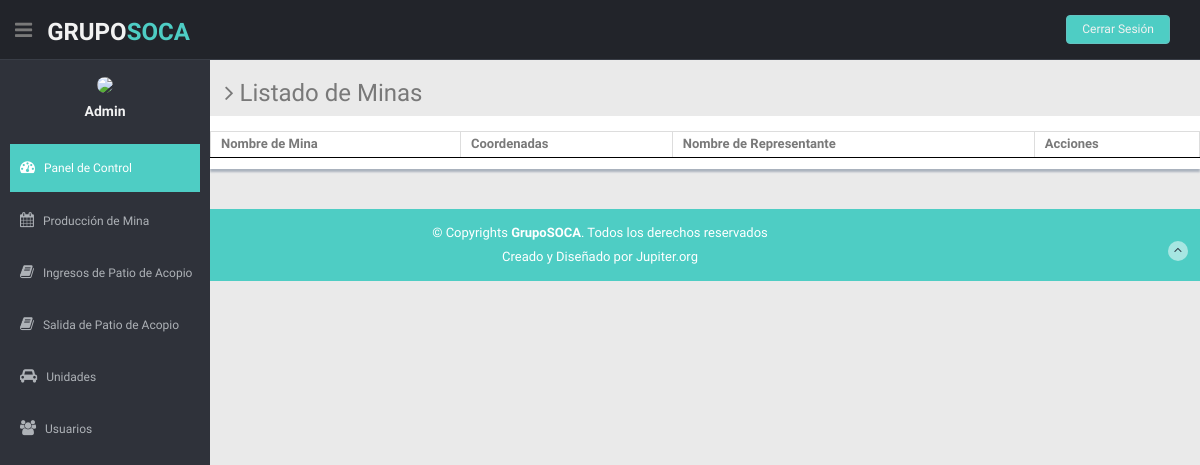
The page /Admin/listar_minas.php on the database as committed earlier.
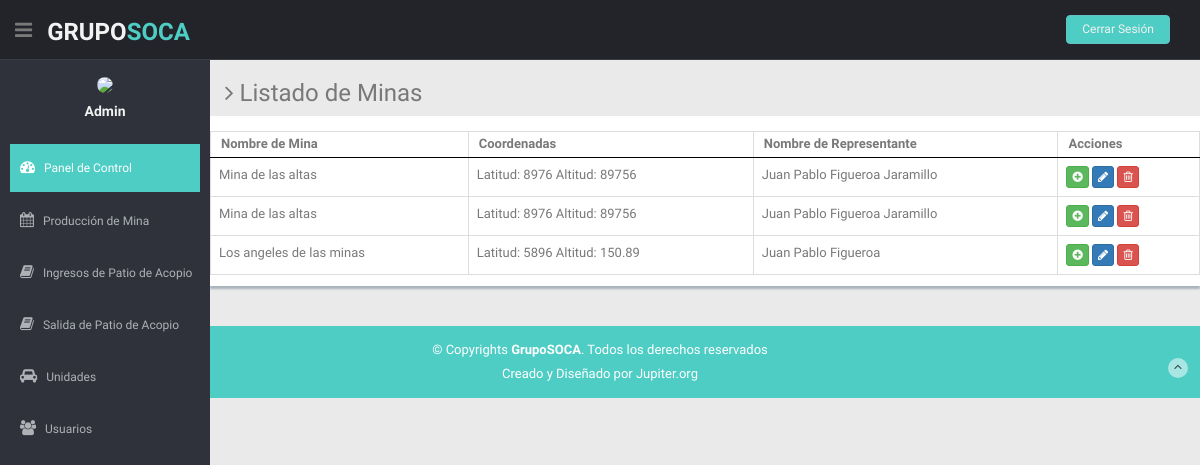
The same page on the database as committed later.
### tables this page shows
CREATE TABLE `minas` (
  `id` int(11) NOT NULL,
  `nombre` varchar(75) NOT NULL,
  `localidad` varchar(75) NOT NULL,
  `km_patio` varchar(75) NOT NULL,
  `no_titulo` varchar(75) NOT NULL,
  `vigencia_concesion` varchar(75) NOT NULL,
  `coordenadas` varchar(75) NOT NULL,
  `concesionarios` varchar(150) NOT NULL,
  `estudios` varchar(40) NOT NULL,
  `pagos` varchar(50) NOT NULL,
  `propiedad` varchar(50) NOT NULL,
  `propiedad_peque` varchar(50) NOT NULL,
  `ejido` varchar(50) NOT NULL,
  `carretera` varchar(5) NOT NULL,
  `terraceria` varchar(10) DEFAULT NULL,
  `estado` varchar(20) DEFAULT NULL,
  `herradura` varchar(50) DEFAULT NULL,
  `caminata` varchar(50) DEFAULT NULL,
  `veta` varchar(5) NOT NULL,
  `largo_veta` varchar(10) DEFAULT NULL,
  `ancho_veta` varchar(10) DEFAULT NULL,
  `alto_veta` varchar(10) DEFAULT NULL,
  `cuerpo` varchar(5) NOT NULL,
  `largo_cuerpo` varchar(10) DEFAULT NULL,
  `ancho_cuerpo` varchar(10) DEFAULT NULL,
  `alto_cuerpo` varchar(10) DEFAULT NULL,
  `otro_dimen` varchar(50) DEFAULT NULL,
  `minado_cielo` varchar(5) NOT NULL,
  `minado_sub` varchar(5) NOT NULL,
  `otro_minado` varchar(50) DEFAULT NULL,
  `material` varchar(50) NOT NULL,
  `prod_mensual` varchar(10) NOT NULL,
  `presen_material` varchar(40) NOT NULL,
  `triturado` varchar(40) NOT NULL,
  `breña` varchar(40) NOT NULL,
  `otro_presen` varchar(40) DEFAULT NULL,
  `laboratorio` varchar(75) NOT NULL,
  `metodologia` varchar(75) NOT NULL,
  `explotacion` varchar(5) NOT NULL,
  `transito` varchar(5) NOT NULL,
  `nombre_minero` varchar(50) NOT NULL,
  `tel_minero` varchar(10) NOT NULL,
  `email_minero` varchar(100) NOT NULL,
  `nombre_representante` varchar(50) NOT NULL,
  `nombre_empresa` varchar(50) NOT NULL,
  `expectativas` varchar(5) NOT NULL,
  `comentarios` varchar(100) NOT NULL,
  `creado` timestamp NOT NULL DEFAULT current_timestamp()
);

### Admin/listar_minas.php (the view, shortened to what this page needs)
<?php
 include 'php/conexion.php';
?>
<!DOCTYPE html>
<html lang="en">
<head>
  <link href="lib/bootstrap/css/bootstrap.min.css" rel="stylesheet">
  <link href="lib/font-awesome/css/font-awesome.css" rel="stylesheet" />
  <link href="lib/advanced-datatable/css/demo_page.css" rel="stylesheet" />
  <link href="lib/advanced-datatable/css/demo_table.css" rel="stylesheet" />
  <link rel="stylesheet" href="lib/advanced-datatable/css/DT_bootstrap.css" />
  <link href="css/style.css" rel="stylesheet">
  <link href="css/style-responsive.css" rel="stylesheet">
</head>
<body>
  <section id="container">
    <header class="header black-bg">
      <div class="sidebar-toggle-box">
        <div class="fa fa-bars tooltips" data-placement="right" data-original-title="Toggle Navigation"></div>
      </div>
      <a href="index.html" class="logo"><b>Grupo<span>SOCA</span></b></a>
      <div class="top-menu">
        <ul class="nav pull-right top-menu">
          <li><a class="logout" href="login.html">Cerrar Sesión</a></li>
        </ul>
      </div>
    </header>
    <aside>
      <div id="sidebar" class="nav-collapse ">
        <ul class="sidebar-menu" id="nav-accordion">
          <p class="centered"><a href="profile.html"><img src="img/favicon.ico" class="img-circle" width="80"></a></p>
          <h5 class="centered">Admin</h5>
          <li class="mt">
            <a class="active" href="index.html">
              <i class="fa fa-dashboard"></i>
              <span>Panel de Control</span>
              </a>
          </li>
          <li class="sub-menu">
            <a href="javascript:;">
              <i class="fa fa-calendar"></i>
              <span>Producción de Mina</span>
              </a>
          </li>
          <li class="sub-menu">
            <a href="javascript:;">
              <i class="fa fa-book"></i>
              <span>Ingresos de Patio de Acopio</span>
              </a>
          </li>
          <li class="sub-menu">
            <a href="javascript:;">
              <i class="fa fa-book"></i>
              <span>Salida de Patio de Acopio</span>
              </a>
          </li>
          <li class="sub-menu">
            <a href="javascript:;">
              <i class="fa fa-car"></i>
              <span>Unidades</span>
              </a>
          </li>
          <li class="sub-menu">
            <a href="javascript:;">
              <i class="fa fa-group"></i>
              <span>Usuarios</span>
              </a>
          </li>
        </ul>
      </div>
    </aside>
    <section id="main-content">
      <section class="wrapper">
        <h3><i class="fa fa-angle-right"></i> Listado de Minas</h3>
        <div class="row mb">
          <div class="content-panel">
            <div class="adv-table">
              <table cellpadding="0" cellspacing="0" border="0" class="display table table-bordered" id="hidden-table-info">
                <thead>
                  <tr>
                    <th>Nombre de Mina</th>
                    <th class="hidden-phone">Coordenadas</th>
                    <th class="hidden-phone">Nombre de Representante</th>
                    <th class="hidden-phone">Acciones</th>
                  </tr>
                </thead>
                <tbody>
                <?php
                    $sql="SELECT * FROM minas";
                    $resultado = $conexion->query($sql);
                    while ($mostrar=mysqli_fetch_array($resultado)) {
                  ?>
                  <tr >
                    <td><?php echo $mostrar['nombre'] ?></td>
                    <td><?php echo $mostrar['coordenadas'] ?></td>
                    <td><?php echo $mostrar['nombre_representante'] ?></td>
                    <td>
                      <a href='./orden.php?id=<?php echo $mostrar['id']  ?>' class="btn btn-success btn-xs"><i class="fa fa-plus-circle"></i></a>
                      <a href='./editar_orden.php?id=<?php echo $mostrar['id']  ?>' class="btn btn-primary btn-xs"><i class="fa fa-pencil"></i></a>
                      <a href='./eliminar_orden.php?id=<?php echo $mostrar['id']  ?>' class="btn btn-danger btn-xs"><i class="fa fa-trash-o "></i></a>
                    </td>
                  </tr>
                  <?php
                    }
                 ?>
                </tbody>
              </table>
            </div>
          </div>
        </div>
      </section>
    </section>
    <footer class="site-footer">
      <div class="text-center">
        <p>
          &copy; Copyrights <strong>GrupoSOCA</strong>. Todos los derechos reservados
        </p>
        <div class="credits">
          Creado y Diseñado por Jupiter.org
        </div>
        <a href="index.html#" class="go-top">
          <i class="fa fa-angle-up"></i>
          </a>
      </div>
    </footer>
  </section>
</body>
</html>

Rows that differ between the two databases and show on the page:
added minas: nombre "Mina de las altas", coordenadas "Latitud: 8976 Altitud: 89756", nombre_representante "Juan Pablo Figueroa Jaramillo"
added minas: nombre "Mina de las altas", coordenadas "Latitud: 8976 Altitud: 89756", nombre_representante "Juan Pablo Figueroa Jaramillo"
added minas: nombre "Los angeles de las minas", coordenadas "Latitud: 5896 Altitud: 150.89", nombre_representante "Juan Pablo Figueroa"
